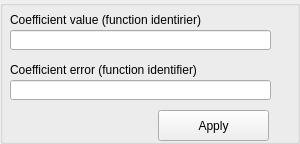
<?xml version="1.0" encoding="UTF-8"?>
<ui version="4.0">
 <class>SP1NormErrView</class>
 <widget class="QGroupBox" name="SP1NormErrView">
  <property name="geometry">
   <rect>
    <x>0</x>
    <y>0</y>
    <width>300</width>
    <height>144</height>
   </rect>
  </property>
  <property name="windowTitle">
   <string>GroupBox</string>
  </property>
  <property name="title">
   <string/>
  </property>
  <widget class="QLineEdit" name="valname">
   <property name="geometry">
    <rect>
     <x>10</x>
     <y>30</y>
     <width>261</width>
     <height>20</height>
    </rect>
   </property>
  </widget>
  <widget class="QLineEdit" name="errname">
   <property name="geometry">
    <rect>
     <x>10</x>
     <y>80</y>
     <width>261</width>
     <height>20</height>
    </rect>
   </property>
  </widget>
  <widget class="QLabel" name="label">
   <property name="geometry">
    <rect>
     <x>10</x>
     <y>10</y>
     <width>241</width>
     <height>20</height>
    </rect>
   </property>
   <property name="text">
    <string>Coefficient value (function identirier)</string>
   </property>
  </widget>
  <widget class="QLabel" name="label_2">
   <property name="geometry">
    <rect>
     <x>10</x>
     <y>60</y>
     <width>231</width>
     <height>20</height>
    </rect>
   </property>
   <property name="text">
    <string>Coefficient error (function identifier)</string>
   </property>
  </widget>
  <widget class="QPushButton" name="Apply">
   <property name="geometry">
    <rect>
     <x>158</x>
     <y>110</y>
     <width>111</width>
     <height>31</height>
    </rect>
   </property>
   <property name="text">
    <string>Apply</string>
   </property>
  </widget>
 </widget>
 <resources/>
 <connections/>
</ui>
